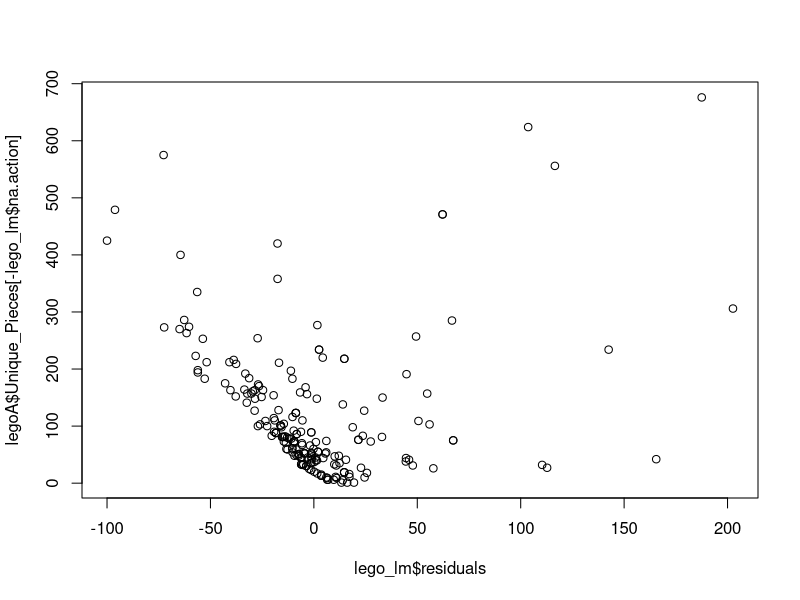

Write R code to recreate this figure.
## ---- chunk 1
library('tidyverse')
legoA <- read_csv('legoA.csv')
prices <- legoA[,c("price", "amazon_price")]
prices$meanprice <- rowMeans(prices, na.rm = TRUE, dim = 1)
lego_lm <- lm(prices$meanprice ~ legoA$Unique_Pieces)
summary(lego_lm)
plot(lego_lm$residuals, legoA$Unique_Pieces[-lego_lm$na.action])
confint(lego_lm)
-5.8751/4.03450
pt(-5.8751/ 4.03450, df = 204)*2
